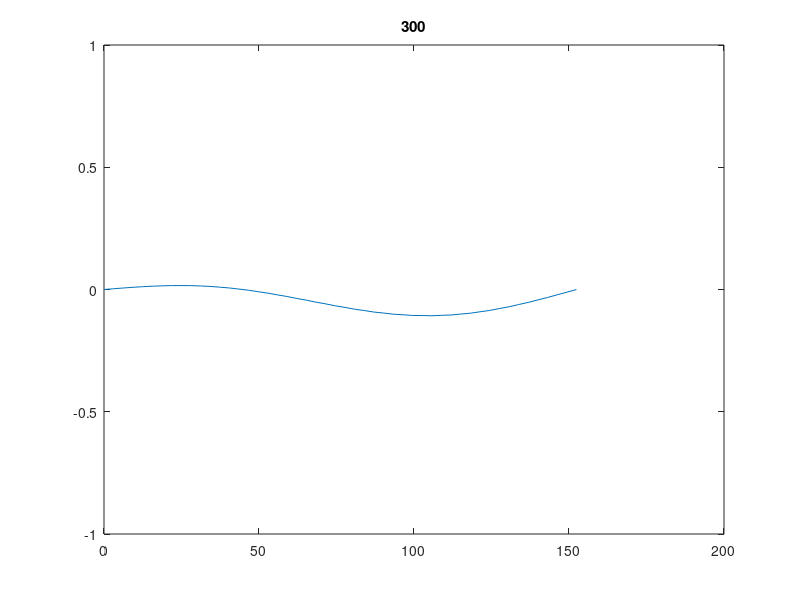

Recreate this plot in MATLAB.
function output = AdaptiveBeadHeight
	% close all;
	% normal_vector = [0,0,1];
	min_layer_height = 2.25;
	max_layer_height = 2.75;

	% Gaussian part
	part_length = 5 * 25.4; % in -> mm
	lump_height = 1 * 25.4; % in -> mm

	% layers = WallGenerator.GenerateGaussLayerPart(lump_height,part_length,min_layer_height,max_layer_height);
	% AdaptiveBeadPlotTools.PlotLayers(layers);
	% AdaptiveBeadPlotTools.PlotGaussHeat(layers,min_layer_height);
	% GeometryProcessor.UpdateWallLayerNormals(layers{1});

	% Pringle part 1
	part_radius = 3 * 25.4; % in -> mm
	part_perturbation = 1 * 25.4; % in -> mm
	n_perturbations = 4;

	% CylinderGenerator.PringleSpiral(part_perturbation,part_radius,n_perturbations,min_layer_height,max_layer_height);

	% layers = CylinderGenerator.GeneratePringleLayerPart(part_perturbation,part_radius,n_perturbations,min_layer_height,max_layer_height);
	% AdaptiveBeadPlotTools.PlotLayers(layers);
	% GeometryProcessor.UpdateCylinderLayerNormals(layers{1});
	TestHeatEqn;
	% output = layers;
end%func AdaptiveBeadHeight

function TestHeatEqn
	% real parameters
	part_length = 6 * 25.4; % in -> mm
	part_height = 150; % mm
	interval_size = 0.5; % mm
	decay_rate = 200; % units?
	n_points = 50;
	x = linspace(0,part_length,n_points);

	% heat equation
	L = part_length;
	t = part_height;
	k = decay_rate;
	n = n_points;
	t_steps = ceil(part_height / interval_size);
	dx = L / n;
	dt = 1 / t_steps;
	% a = k * (dt / dx ^ 2) % alpha
	a = 0.5;
	
	t0 = sin(0.05 .* x);
	t1 = zeros(1,n_points);
	t0(1) = 0;
	t0(end) = 1;

	for i = 1:t_steps
		for j = 2:n-1
			t1(j) = t0(j) + a*(t0(j+1) - 2*t0(j) + t0(j-1));
		end%for j
		plot(x,t1);
		ylim([-1,1]);
		title(sprintf('%i',i));
		pause(0.01);
		t0 = t1;
	end%for i

	

end%func TestHeatEqn